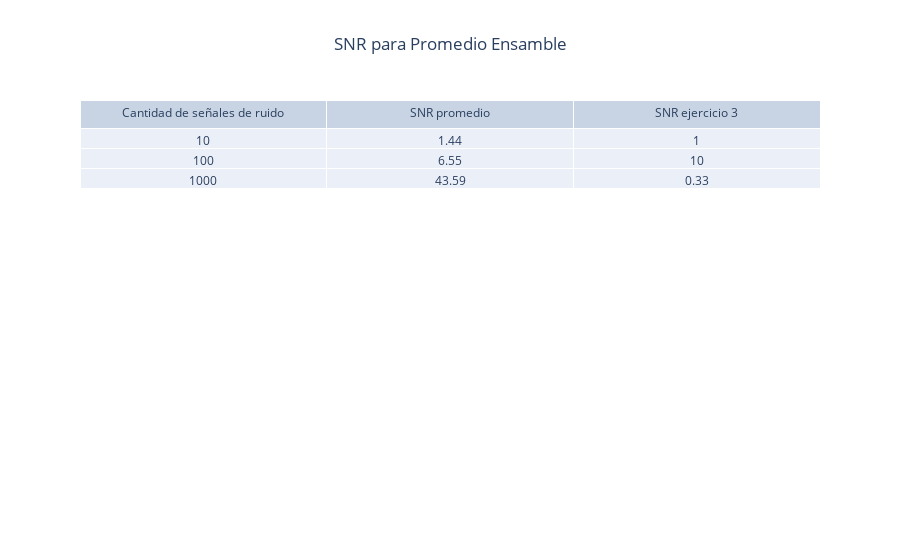

The notebook cell this image was saved under:
### Markdown cell above
Se genera tabla de SNRs.

### Code cell
DC_SNR_layout = go.Layout(
    title='SNR para Promedio Ensamble',
    title_x=0.5,
    margin=go.layout.Margin(
        autoexpand=True
    )
)

fig = go.Figure(data=[go.Table(header=dict(values=['Cantidad de señales de ruido', 'SNR promedio', 'SNR ejercicio 3'],align='center'),
                cells=dict(values=[["10", "100", "1000"], [SNR_average10, SNR_average100, SNR_average1000], [SNR1, SNR2, SNR3]],align='center'))
                ],
                layout=DC_SNR_layout)
fig.show()

### Figure 1 — Plotly figure (JSON) as saved in the notebook; plotly's stock layout.template omitted (floating-point values rounded to 4 significant figures)
{"data": [{"cells": {"align": "center", "values": [["10", "100", "1000"], [1.44, 6.55, 43.59], [1, 10, 0.33]]}, "header": {"align": "center", "values": ["Cantidad de señales de ruido", "SNR promedio", "SNR ejercicio 3"]}, "type": "table"}], "layout": {"margin": {"autoexpand": true}, "title": {"text": "SNR para Promedio Ensamble", "x": 0.5}}}
